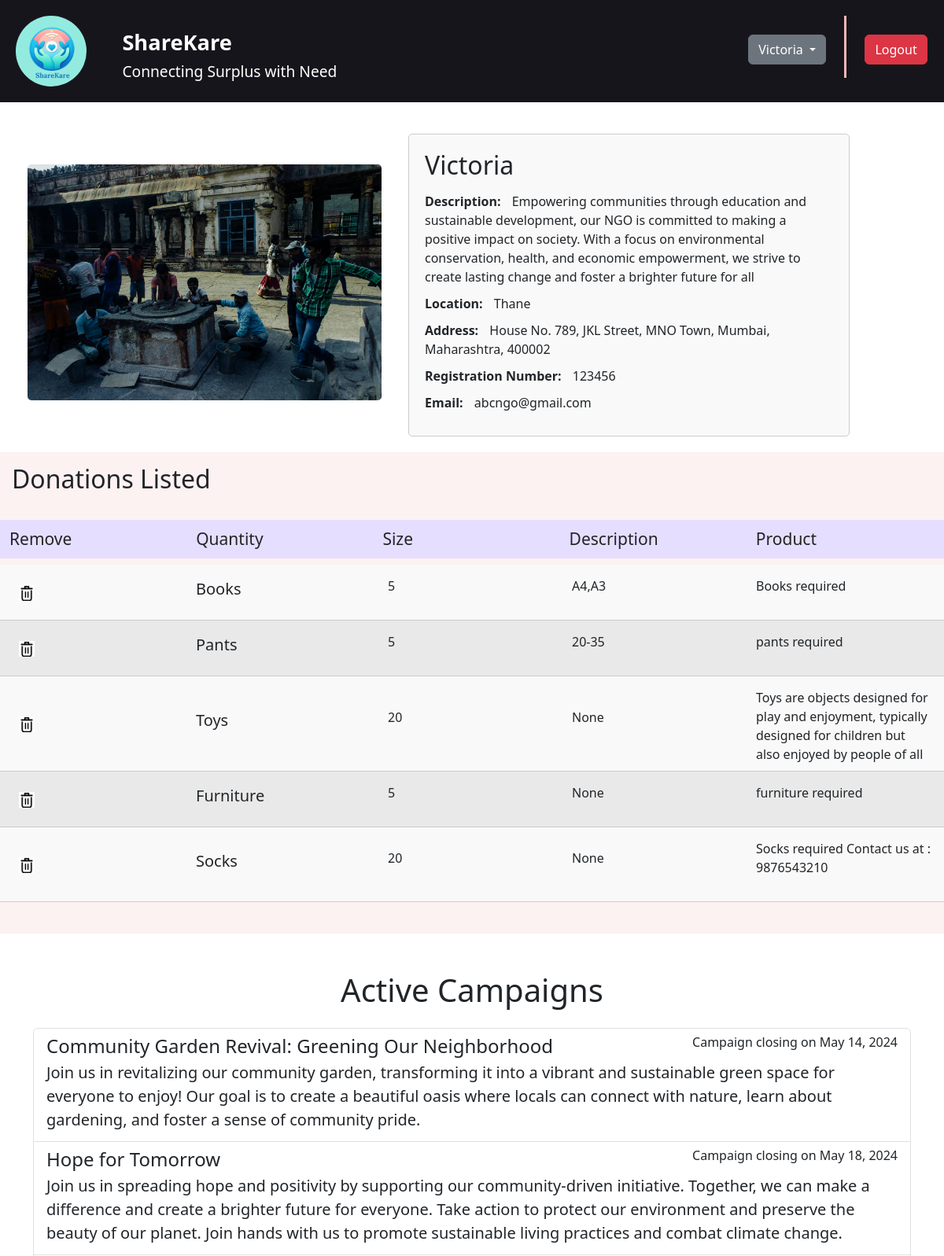
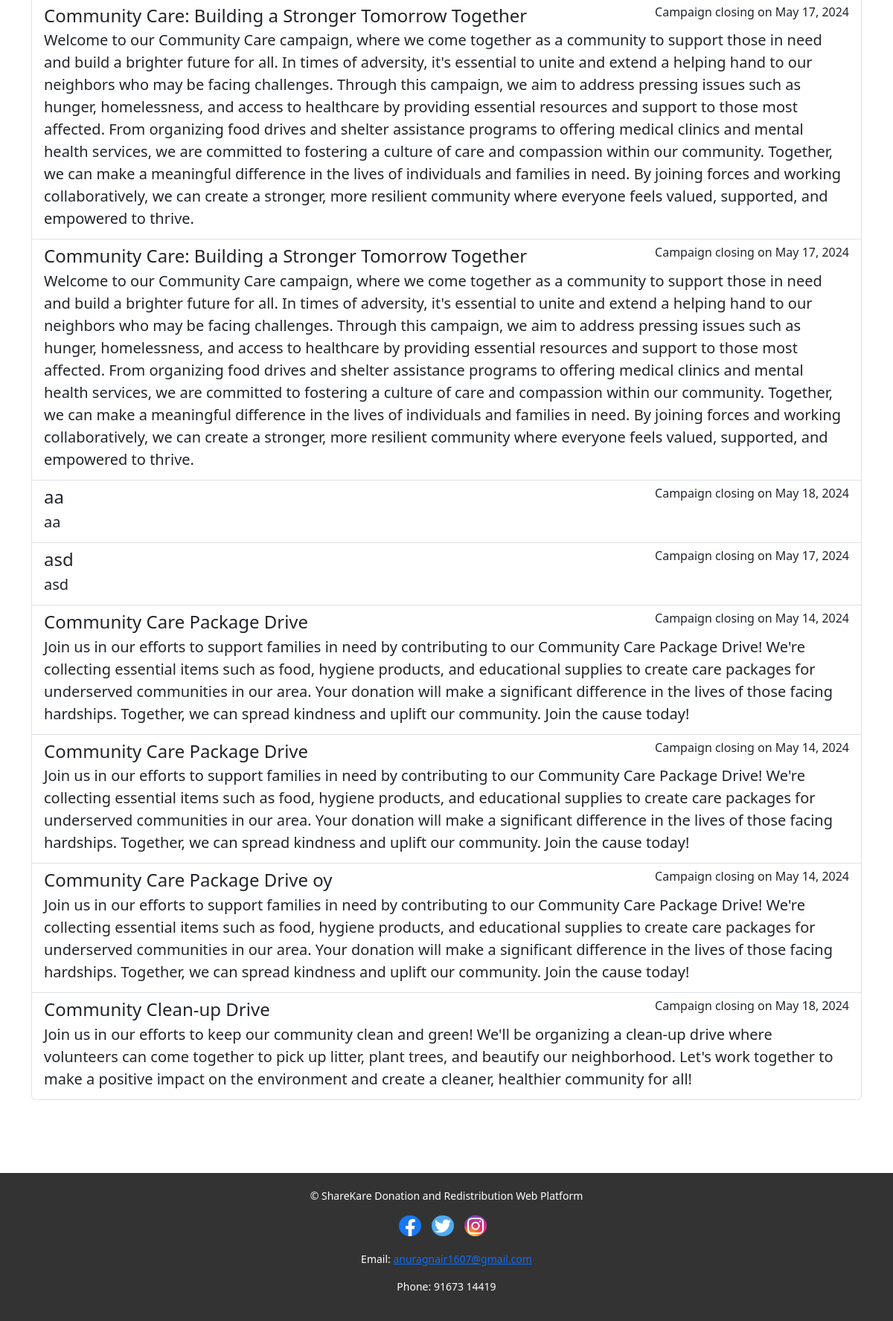
The page /ngo_profile/ (signed in) on the database its author committed (2 pictures, top to bottom).
### home/models.py (models this page shows, shortened)
class NGO(models.Model):
    user = models.OneToOneField(User, on_delete=models.CASCADE)
    regno = models.CharField(max_length=255)
    ngoname = models.CharField(max_length=255)
    document = models.FileField(upload_to='ngo_documents/')
    is_verified = models.BooleanField(default=False)
    latitude = models.FloatField(null=True, blank=True)
    longitude = models.FloatField(null=True, blank=True)

class NGOProfile(models.Model):
    ngo = models.OneToOneField(NGO, on_delete=models.CASCADE)
    location = models.CharField(max_length=255)
    address = models.CharField(max_length=255)  # Added address field
    description = models.TextField()
    image1 = models.ImageField(upload_to='images/')

class Product(models.Model):
    productName = models.CharField(max_length=255)
    quantity = models.IntegerField()
    size = models.CharField(max_length=50, blank=True, null=True)
    description = models.TextField()
    ngo = models.ForeignKey(NGO, on_delete=models.CASCADE)

class CreateCampaign(models.Model):
    ngo = models.ForeignKey(User, on_delete=models.CASCADE)
    title = models.CharField(max_length=200)
    description = models.TextField()
    start_date = models.DateField()
    end_date = models.DateField()
    items_needed = models.TextField()
    location = models.CharField(max_length=255, blank=True, null=True)

### home/views.py (the view)
# urls.py: path('ngo_profile/', views.ngo_profile, name='ngo_profile'),
@login_required
def ngo_profile(request):
    ngo = NGO.objects.get(user=request.user)
    ngoprofile = NGOProfile.objects.get(ngo=ngo)
    products = Product.objects.filter(ngo=ngo)
    print(ngo.ngoprofile.address)
    campaigns = CreateCampaign.objects.filter(ngo=request.user,start_date__lte=timezone.now(), end_date__gte=timezone.now())
    context = {
        'ngo': ngo,
        'ngoprofile': ngoprofile,
        'products': products,
        'campaigns':campaigns
    }
    return render(request, 'ngo_profile.html', context)

### templates/ngo_profile.html (shortened to what this page needs)
{% extends 'base2.html' %}
{% load static %}
{% block css %}
    <link rel="stylesheet" href="{% static "css/ngo_prof.css" %}">
{% endblock %}
{% block content %}
    <div class="ngo-details-section">
        <div class="ngo-image">
            <img id="ngoimg" src="{{ ngo.ngoprofile.image1.url }}" alt="{{ ngo.ngoname }} Image">
        </div>
        <div class="ngo-information">
            <h2>{{ ngo.ngoname }}</h2>
            <p><strong>Description:</strong> {{ ngo.ngoprofile.description }}</p>
            <p><strong>Location:</strong> {{ ngo.ngoprofile.location }}</p>
            <p><strong>Address:</strong> {{ ngo.ngoprofile.address }}</p>
            <p><strong>Registration Number:</strong> {{ ngo.regno }}</p>
            <p><strong>Email: </strong>{{ request.user.email }}</p>
        </div>
    </div>
    <div class="donations-section">
        <div id="headin"><div id="txthead"><h2>Donations Listed</h2></div></div>
        <br>
        <h2>
            <div id="headitems">
                <div class="colhead">Remove</div>
                <div class="colhead">Quantity</div>
                <div class="colhead">Size</div>
                <div class="colhead">Description</div>
                <div class="colhead">Product</div>
            </div>
        </h2>
            {% for product in ngo.product_set.all %}
            <div class="donation-item {% cycle 'even' 'odd' %}">
                <div class="column">
                    <form method="post" action="{% url 'remove_product' product.id %}">
                        <button type="submit" class="btn btn-sm">
                            <img src="{% static 'images/trash.png' %}" alt="Remove" style="width: 20px; height: 20px;">
                        </button>
                    </form>
                </div>
                <div class="column">
                    <h5>{{ product.productName }}</h5>
                </div>
                <div class="column" id="quant">
                    <p> {{ product.quantity }}</p>
                </div>
                <div class="column">
                    <p> {{ product.size }}</p>
                </div>
                <div class="column"  id="desc">
                    <p> {{ product.description }}</p>
                </div>
            </div>
            {% empty %}
            <br>
            <p><strong>No donations listed.</strong></p>
            {% endfor %}
    </div>
        <div class="container mt-5">
            <h1 class="text-center mb-4">Active Campaigns</h1>
            <ul class="list-group">
                {% for campaign in campaigns %}
                <li class="list-group-item">
                    <div class="d-flex w-100 justify-content-between">
                        <h4 class="mb-1">{{ campaign.title }}</h4>
                        <small class="font-weight-bold"><h6>Campaign closing on {{ campaign.end_date }}</h6></small>
                    </div>
                    <p class="mb-1 lead">{{ campaign.description }}</p>
                </li>
                {% empty %}
                <li class="list-group-item font-weight-bold">No active campaigns.</li>
                {% endfor %}
            </ul>
        </div>
        <br>
        <br>
        {% endblock %}

### templates/base2.html (shortened to what this page needs)
<!DOCTYPE html>
{% load static %}
<html lang="en">
<head>
    <link rel="stylesheet" href="{% static "css/ngohome.css" %}"/>
    {% block css %}{% endblock %}
    <link href="https://cdn.jsdelivr.net/npm/bootstrap@5.3.3/dist/css/bootstrap.min.css" rel="stylesheet">
</head>
<body>
    <header>
        <div class="m_container">
            <div id="left">
                <div>
                    <img src="{% static "images/ShareKare.png" %}" id="logo" alt="ShareCare Logo">
                </div>
                <div id="lrig">
                        <h1>ShareKare</h1>
                        <h3>Connecting Surplus with Need</h3>
                </div>
            </div>
                <div class="dropdown">
                    <br>
                        <button class="btn btn-secondary dropdown-toggle" type="button" id="dropdownMenuButton" data-bs-toggle="dropdown" aria-expanded="false">
                            {{ request.user.ngo.ngoname }}
                        </button>
                    </div>
            <div class="vl"></div>
            <div id="user1">
                <a id ="link" href="{% url 'logout' %}"><button class="btn btn-danger" onclick="logout()">Logout</button></a>
            </div>
        </div>
    </header>
    <div class="content">
        {% block content %}
        {% endblock %}
    </div>
    <footer>
        <div class="m_container" id="last">
            <div class="footer-content">
                <p>&copy; ShareKare Donation and Redistribution Web Platform</p>
                <div class="social-media">
                    <a href="https://www.facebook.com/profile.php?id=100084735663295"><img src="{% static "images/facebook.png" %}" alt="Facebook"></a>
                    <a href="https://twitter.com/PushapRaina"><img src="{% static "images/twitter.png" %}" alt="Twitter"></a>
                    <a href="https://www.instagram.com/dope.music.official_?igsh=MWF5MTNlNGtqNmNxaA%3D%3D&utm_source=qr"><img src="{% static "images/instagram.jpg" %}" alt="Instagram"></a>
                </div>
                <div class="contact-info">
                    <p>Email: <a href="mailto:anuragnair1607@gmail.com">anuragnair1607@gmail.com</a></p>
                    <p>Phone: 91673 14419</p>
                </div>
            </div>
        </div>
    </footer>
</body>
</html>

### static/css/ngohome.css (style rules this page uses)
* { margin: 0; padding: 0; box-sizing: border-box; height: auto; }
body { font-family: 'Arial', sans-serif; background-color: #f4e8e8; overflow-x: hidden; }
#left h1 { font-size: 1.7rem; }
#left h3 { font-size: 1.2rem; }
#lrig { margin-top: 2%; }
.m_container { top: 0; max-width: 1600px; margin: 0 auto; padding: 0 20px; display: flex; flex-wrap: wrap; justify-content: center; gap: 2% }
#logo { height: 90px; width: 90px; border-radius: 50%; }
#left { display: flex; flex: 1; gap: 5%; }
.vl { border-left: 3px solid rgb(242, 183, 183); height: auto; margin-bottom: 1%; }
#user1 { margin-right: 1%; margin-top: 22px; width: 69px; height: 35px; text-align: center; padding-top: 2px; border-radius: 10%; }
#link { color: white; font-size: 1.2rem; }
header { background-color: #17151c; color: #fff; padding: 20px 0; top: 0; height: fit-content; }
header h1 { font-size: 24px; font-weight: bold; }
.donation-item { display: flex; flex-direction: column; justify-content: center; align-items: center; }
footer { background-color: #333; color: #fff; padding: 20px 0; text-align: center; position: relative; bottom: 0; margin-top: 50px; width: 100%; height: 10%; }
footer p { font-size: 14px; }
.footer-content { display: flex; flex-direction: column; align-items: center; }
.social-media { margin-bottom: 10px; }
.social-media a { margin-right: 10px; }
.social-media img { width: 30px; height: auto; border-radius: 50%; }
.contact-info { font-size: 14px; margin-top: 10px; }
html { scroll-behavior: smooth; }

### static/css/ngo_prof.css (style rules this page uses)
* { margin: 0; padding: 0; box-sizing: border-box; height: auto; }
body { font-family: 'Arial', sans-serif; background-color: #ffffff; overflow-x: hidden; }
.ngo-information { margin-top: 20px; padding: 20px; border: 1px solid #ccc; border-radius: 5px; background-color: #f9f9f9; max-height: 450px; overflow-y: auto; margin-right: 60px; }
.ngo-information h2 { margin-bottom: 15px; }
.ngo-information p { margin-bottom: 10px; line-height: 1.5; }
.ngo-information strong { margin-right: 10px; }
.ngo-details-section { display: flex; justify-content: space-between; align-items: center; padding: 20px 0; margin-right: 60px; flex-wrap: wrap; }
.ngo-details-section .ngo-image { flex: 1; text-align: center; }
#ngoimg { width: 450px; height: auto; margin-top: 13px; }
.ngo-details-section .ngo-image img { border-radius: 5px; }
.ngo-details-section .ngo-information { flex: 1; padding-left: 20px; }
.donations-section { width: 100%; background-color: #fcf2f2; padding-bottom: 40px; }
.donation-item { display: flex; flex-direction: row; justify-content: space-between; padding: 10px; border-bottom: 1px solid #ccc; }
.donation-item.even { background-color: #f9f9f9; }
.donation-item.odd { background-color: #e9e9e9; }
.column { flex: 1; padding: 5px; }
#txthead { padding-top: 15px; margin-left: 15px; }
#headitems { display: flex; justify-content: space-around; background-color: #e6deff; padding: 7px; font-size: 21px; }
.colhead { padding: 5px; flex: 1; }
#quant { margin-left: 10px; }
#desc { overflow-y: auto; max-height: 100px; }

### rows shown on the page
NGO: ngoprofile.image1 (picture), ngoname "Victoria", ngoprofile.description "Empowering communities through education and sustainable development, our NGO is committed to making a positive impact on society. With a focus on environmental conservation, health, and economic empowerment, we strive to create lasting change and foster a brighter future for all", ngoprofile.location "Thane", ngoprofile.address "House No. 789, JKL Street, MNO Town, Mumbai, Maharashtra, 400002", regno "123456"
Product: productName "Books", quantity "5", size "A4,A3", description "Books required"
Product: productName "Pants", quantity "5", size "20-35", description "pants required"
Product: productName "Toys", quantity "20", size "None", description "Toys are objects designed for play and enjoyment, typically designed for children but also enjoyed by people of all…"
Product: productName "Furniture", quantity "5", size "None", description "furniture required"
Product: productName "Socks", quantity "20", size "None", description "Socks required Contact us at : 9876543210"
CreateCampaign: title "Community Garden Revival: Greening Our Neighborhood", end_date "May 14, 2024", description "Join us in revitalizing our community garden, transforming it into a vibrant and sustainable green space for everyone to enjoy! Our goal is to create a beautiful oasis where locals can connect with nature, learn about gardening, and foster a sense of community pride."
CreateCampaign: title "Hope for Tomorrow", end_date "May 18, 2024", description "Join us in spreading hope and positivity by supporting our community-driven initiative. Together, we can make a difference and create a brighter future for everyone. Take action to protect our environment and preserve the beauty of our planet. Join hands with us to promote sustainable living practices and combat climate change."
CreateCampaign: title "Community Care: Building a Stronger Tomorrow Together", end_date "May 17, 2024", description "Welcome to our Community Care campaign, where we come together as a community to support those in need and build a brighter future for all. In times of adversity, it's essential to unite and extend a helping hand to our neighbors who may be facing challenges. Through this campaign, we aim to address pressing issues such as hunger, homelessness, and access to healthcare by providing essential resources and support to those most affected. From organizing food drives and shelter assistance programs to offering medical clinics and mental health services, we are committed to fostering a culture of care and compassion within our community. Together, we can make a meaningful difference in the…"
CreateCampaign: title "Community Care: Building a Stronger Tomorrow Together", end_date "May 17, 2024", description "Welcome to our Community Care campaign, where we come together as a community to support those in need and build a brighter future for all. In times of adversity, it's essential to unite and extend a helping hand to our neighbors who may be facing challenges. Through this campaign, we aim to address pressing issues such as hunger, homelessness, and access to healthcare by providing essential resources and support to those most affected. From organizing food drives and shelter assistance programs to offering medical clinics and mental health services, we are committed to fostering a culture of care and compassion within our community. Together, we can make a meaningful difference in the…"
CreateCampaign: title "aa", end_date "May 18, 2024", description "aa"
CreateCampaign: title "asd", end_date "May 17, 2024", description "asd"
CreateCampaign: title "Community Care Package Drive", end_date "May 14, 2024", description "Join us in our efforts to support families in need by contributing to our Community Care Package Drive! We're collecting essential items such as food, hygiene products, and educational supplies to create care packages for underserved communities in our area. Your donation will make a significant difference in the lives of those facing hardships. Together, we can spread kindness and uplift our community. Join the cause today!"
CreateCampaign: title "Community Care Package Drive", end_date "May 14, 2024", description "Join us in our efforts to support families in need by contributing to our Community Care Package Drive! We're collecting essential items such as food, hygiene products, and educational supplies to create care packages for underserved communities in our area. Your donation will make a significant difference in the lives of those facing hardships. Together, we can spread kindness and uplift our community. Join the cause today!"
CreateCampaign: title "Community Care Package Drive oy", end_date "May 14, 2024", description "Join us in our efforts to support families in need by contributing to our Community Care Package Drive! We're collecting essential items such as food, hygiene products, and educational supplies to create care packages for underserved communities in our area. Your donation will make a significant difference in the lives of those facing hardships. Together, we can spread kindness and uplift our community. Join the cause today!"
CreateCampaign: title "Community Clean-up Drive", end_date "May 18, 2024", description "Join us in our efforts to keep our community clean and green! We'll be organizing a clean-up drive where volunteers can come together to pick up litter, plant trees, and beautify our neighborhood. Let's work together to make a positive impact on the environment and create a cleaner, healthier community for all!"

### other values the page prints
{{ request.user.ngo.ngoname }} "Victoria"
{{ request.user.email }} "abcngo@gmail.com"
